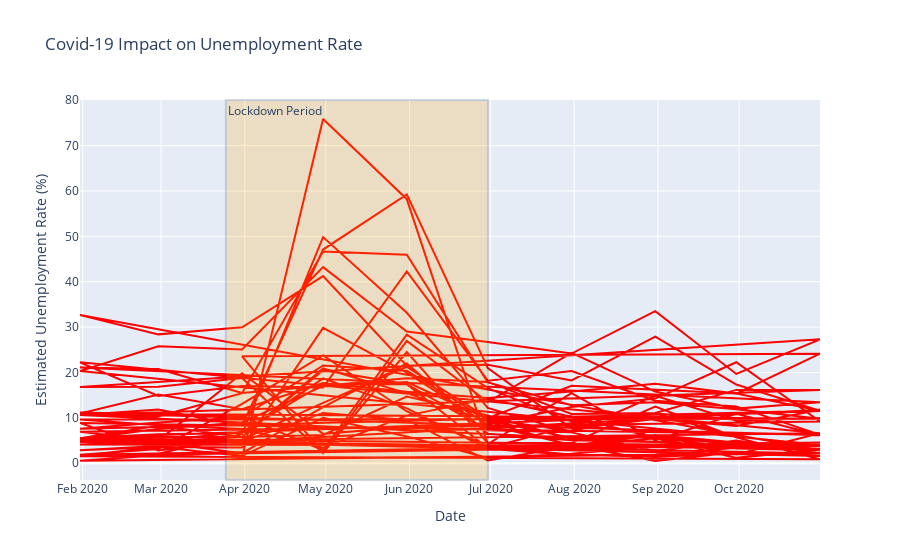

Write notebook code for a chart like this one.
### Code cell
fig = px.line(
covid_df,
x='Date',
y='Estimated Unemployment Rate (%)',
title='Covid-19 Impact on Unemployment Rate',
color_discrete_sequence=['red']
)


fig.add_vrect(
x0='2020-03-25', x1='2020-06-30',
fillcolor='orange', opacity=0.2,
annotation_text='Lockdown Period', annotation_position='top left'
)


fig.show()

### Figure 1 — Plotly figure (JSON) as saved in the notebook; plotly's stock layout.template omitted (floating-point values rounded to 4 significant figures; data arrays with more than 128 entries replaced by an {"elided": "..."} marker saying what was removed)
{"data": [{"hovertemplate": "Date=%{x}<br>Estimated Unemployment Rate (%)=%{y}<extra></extra>", "legendgroup": "", "line": {"color": "red", "dash": "solid"}, "marker": {"symbol": "circle"}, "mode": "lines", "name": "", "orientation": "v", "showlegend": false, "type": "scatter", "x": {"elided": "267 str values"}, "xaxis": "x", "y": {"elided": "267 float values"}, "yaxis": "y"}], "layout": {"annotations": [{"showarrow": false, "text": "Lockdown Period", "x": "2020-03-25", "xanchor": "left", "xref": "x", "y": 1, "yanchor": "top", "yref": "y domain"}], "legend": {"tracegroupgap": 0}, "shapes": [{"fillcolor": "orange", "opacity": 0.2, "type": "rect", "x0": "2020-03-25", "x1": "2020-06-30", "xref": "x", "y0": 0, "y1": 1, "yref": "y domain"}], "title": {"text": "Covid-19 Impact on Unemployment Rate"}, "xaxis": {"anchor": "y", "domain": [0, 1], "title": {"text": "Date"}}, "yaxis": {"anchor": "x", "domain": [0, 1], "title": {"text": "Estimated Unemployment Rate (%)"}}}}
